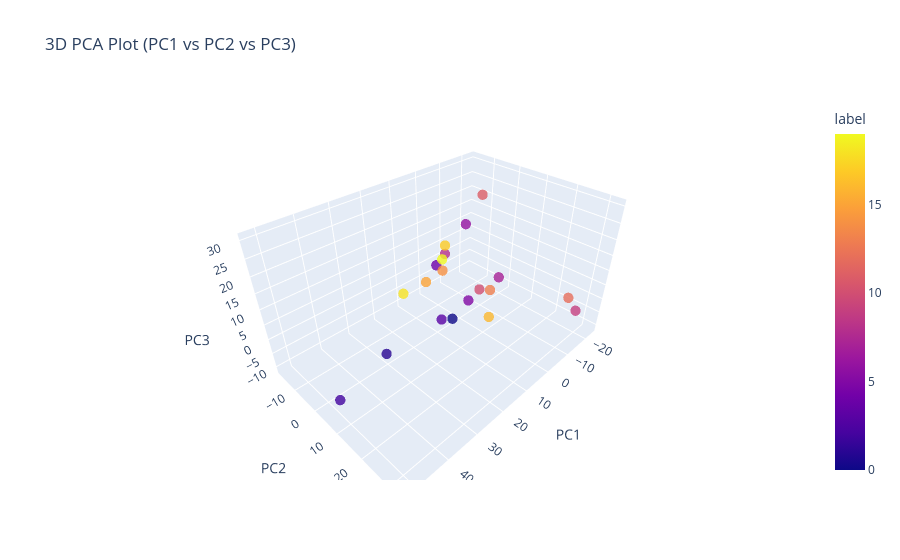

This figure's notebook cell:
### Markdown cell above
## PC1 - PC3: 3D Visualization

### Code cell
import numpy as np
import pandas as pd
import plotly.express as px

pair_unit = 1
# Create pair-based labels: [0,1] -> 0, [2,3] -> 1, [4,5] -> 2, ... when pair_unit == 2
df_pca = df_pca.copy()
df_pca['label'] = np.arange(len(df_pca)) // pair_unit
#df_pca['label'] = participants_gw.to_list()
# Interactive 3D scatter plot
fig = px.scatter_3d(
    df_pca,
    x='PC1',
    y='PC2',
    z='PC3',
    color='label',
    title='3D PCA Plot (PC1 vs PC2 vs PC3)',
    opacity=0.8
)

fig.update_traces(marker=dict(size=6))
fig.show()

### Figure 1 — Plotly figure (JSON) as saved in the notebook; plotly's stock layout.template omitted (floating-point values rounded to 4 significant figures)
{"data": [{"hovertemplate": "PC1=%{x}<br>PC2=%{y}<br>PC3=%{z}<br>label=%{marker.color}<extra></extra>", "legendgroup": "", "marker": {"color": [0, 1, 2, 3, 4, 5, 6, 7, 8, 9, 10, 11, 12, 13, 14, 15, 16, 17, 18, 19], "coloraxis": "coloraxis", "opacity": 0.8, "size": 6, "symbol": "circle"}, "mode": "markers", "name": "", "scene": "scene", "showlegend": false, "type": "scatter3d", "x": [4.708, 34.53, 51.74, 11.13, 4.477, -6.926, -7.51, -9.76, 1.769, -12.7, -15.3, -3.737, -23.05, -12.91, -9.533, 0.4953, -5.513, -6.756, 13.81, -8.964], "y": [1.258, 6.282, 10.19, 2.959, -6.015, -2.621, -5.28, 7.121, -5.026, 32.79, -5.054, 3.973, 24.72, 1.559, -17.5, -15.24, 7.617, -13.5, -11.12, -17.1], "z": [-9.394, -1.285, -2.022, -5.048, 7.121, -10.33, 16.92, 2.224, 10.4, 1.557, -11.22, 30.5, -3.46, -6.975, -6.441, -5.398, -10.84, 6.429, -1.357, -1.382]}], "layout": {"coloraxis": {"colorbar": {"title": {"text": "label"}}, "colorscale": [[0, "#0d0887"], [0.1111, "#46039f"], [0.2222, "#7201a8"], [0.3333, "#9c179e"], [0.4444, "#bd3786"], [0.5556, "#d8576b"], [0.6667, "#ed7953"], [0.7778, "#fb9f3a"], [0.8889, "#fdca26"], [1, "#f0f921"]]}, "legend": {"tracegroupgap": 0}, "scene": {"domain": {"x": [0, 1], "y": [0, 1]}, "xaxis": {"title": {"text": "PC1"}}, "yaxis": {"title": {"text": "PC2"}}, "zaxis": {"title": {"text": "PC3"}}}, "title": {"text": "3D PCA Plot (PC1 vs PC2 vs PC3)"}}}
